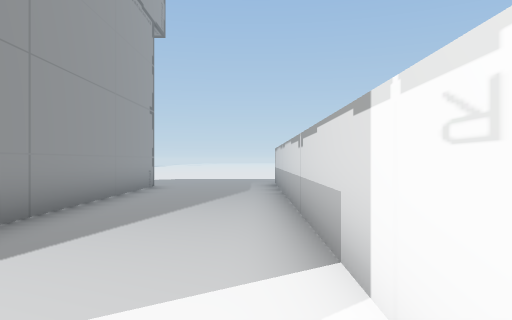
[1] (above)

20 first-person views from a walk through a 3-D level made in the Unity game engine. The camera is 1.5 m above the floor, looks level and sees 70° across. The floor is counted in squares, 2 m on a side. Each view is taken from the middle of a square. On the plan, view 1 faces up. The plan holds only what a view shows up to about 11 squares ahead; the rest is blank. The place goes on beyond the plan. The player character is not drawn.

[2]
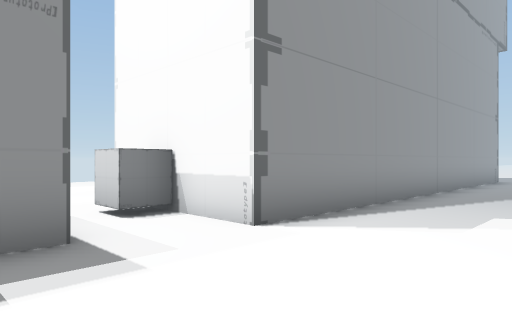

[3]
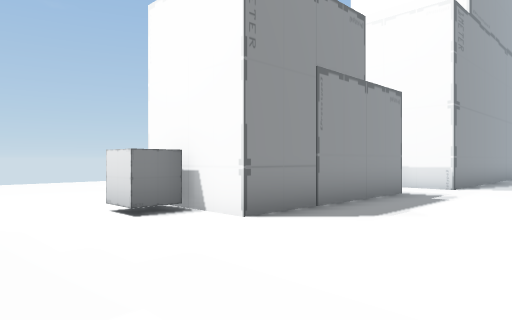

[4]
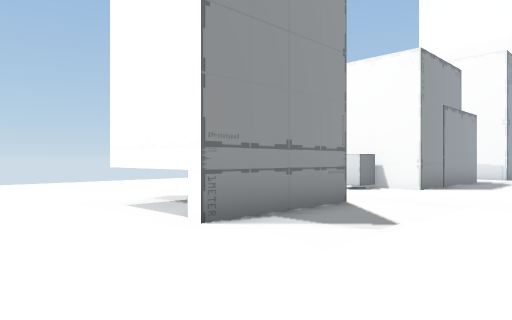

[5]
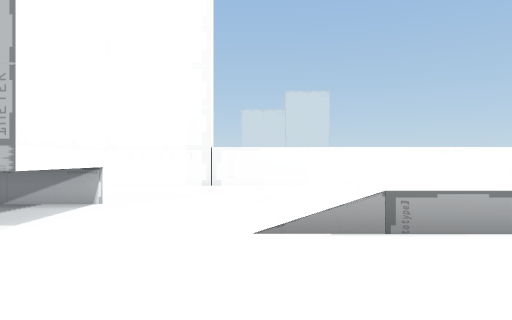

[6]
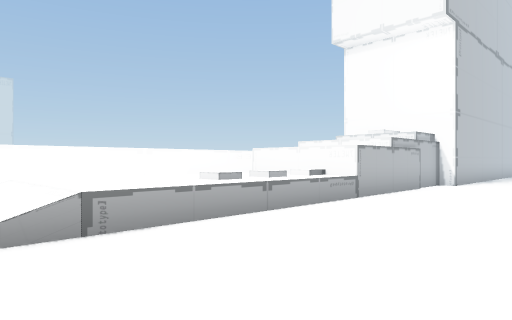

[7]
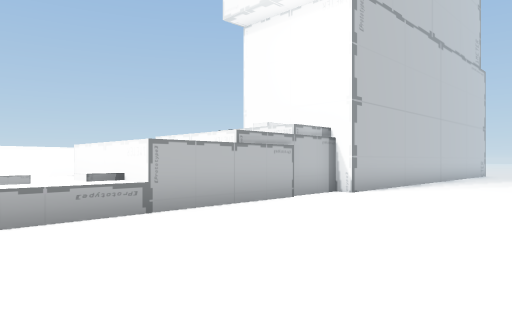

[8]
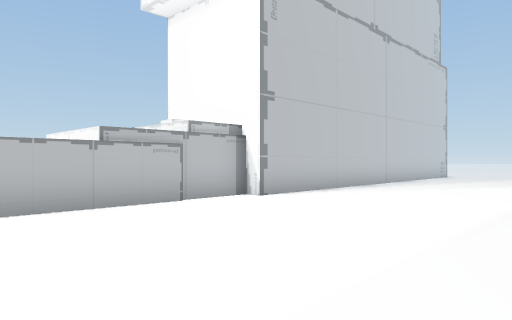

[9]
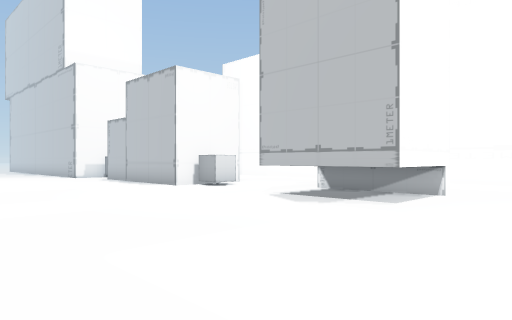

[10]
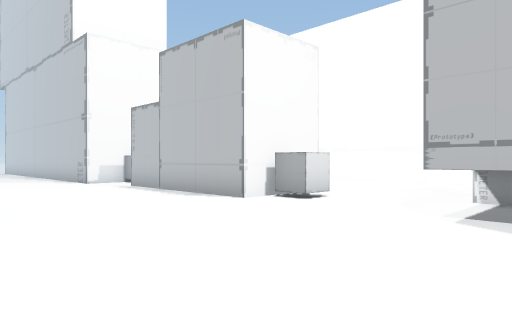

[11]
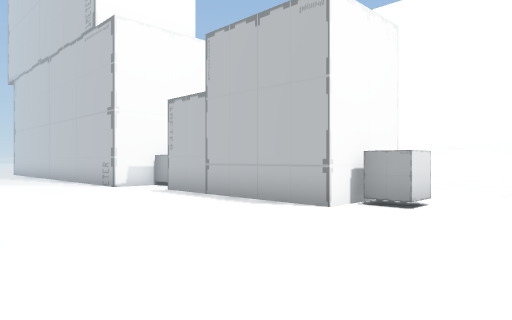

[12]
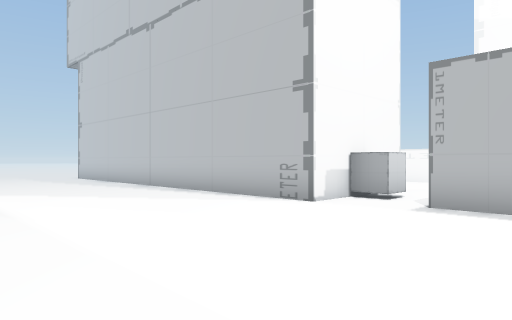

[13]
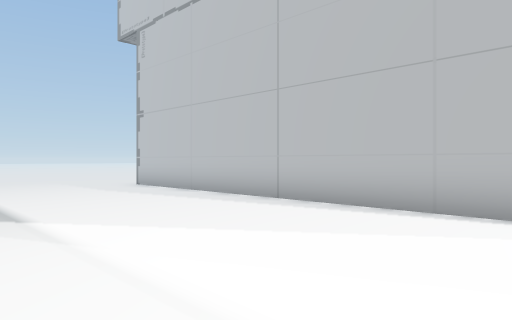

[14]
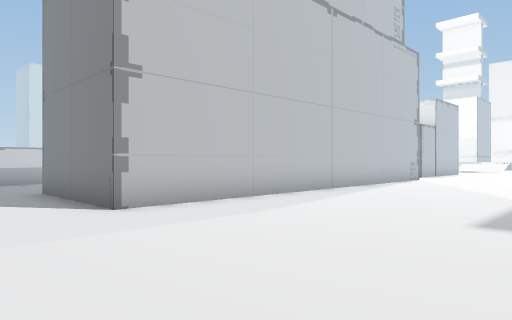

[15]
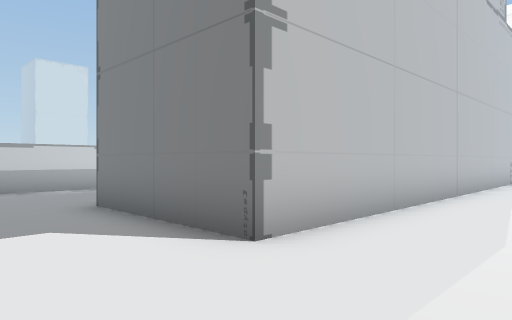

[16]
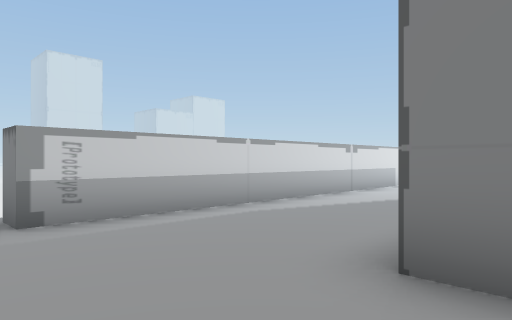

[17]
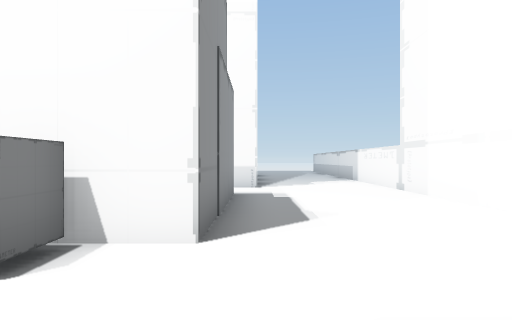

[18]
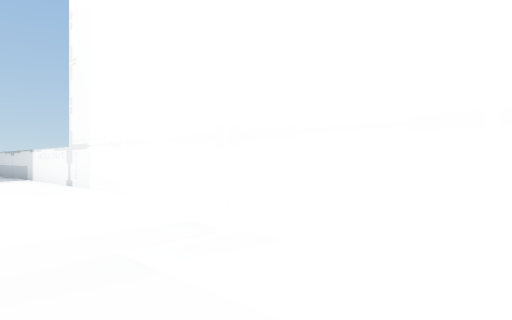

[19]
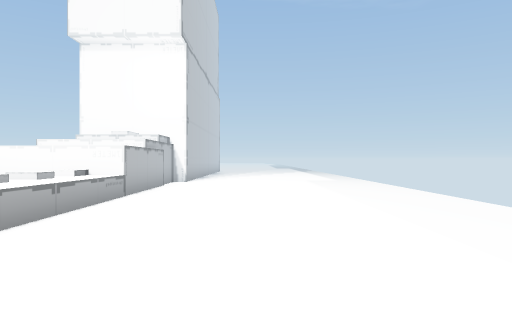

[20]
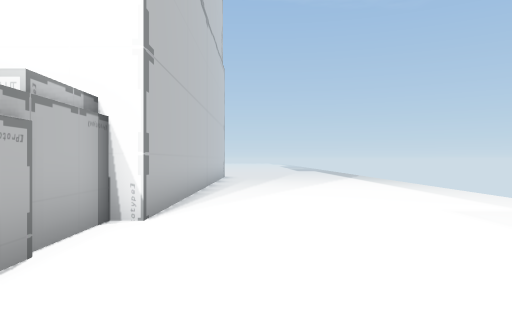

### Floor plan
Key: @ floor where view 1 was taken; # wall or solid block; . main floor; : floor 1 m higher than the main floor; / step, stairs or slope; = window, fence, low wall or low ledge; ^ raised ledge; T thing the floor can be seen under or through; O other object.
Columns run from 12 left of view 1 to 1 right of it. Each row starts with its distance up from view 1.
 13 . .. .. . ..
 12  ............#
 11 .............#
 10 ......####...#
  9  .....#  #...#
  8  .....#  #...#
  7  .....#  #...#
  6  .....#  #...#
  5  .....#  #...#
  4  .....#  #...#
  3 ......#  #...#
  2 ......#  #...#
  1  .....#  #...#
  0 ......#  #..@#
 -1  .....####...#
 -2 .......O.....#
 -3 ......###....#
 -4  .....###....#
 -5 . ....###....#
 -6   ....###....#
 -7 ......###....#
 -8 .......O.....#
 -9 .............#
-10  ............#
-11  .....T #....#
-12  .....T T....#
-13 ......T #....#
-14 ......TT#....#
-15 .............#
-16  ............#
-17 . ....///....#
-18  .....///. ..#
-19  .....:::.   #
-20 ......:::.   #
-21 ......:::.   #
-22 ......:::.   #
-23 ......:::.   #
-24 ......=^^    #
-25 ......#      #
-26 ......#
-27 ......#
-28  .....#
-29 ......#
-30 ......#
-31 ......#
-32 ......#

Positions as (right, up) in squares from view 1, and headings:
1: (0, 0), facing up
2: (0, -4), facing up-left
3: (0, -11), facing up-left
4: (0, -17), facing up-left
5: (-10, -17), facing right
6: (-10, -17), facing down-right
7: (-11, -21), facing down-right
8: (-12, -23), facing down-right
9: (-12, -17), facing up-right
10: (-11, -13), facing up-right
11: (-11, -11), facing up-right
12: (-12, -5), facing up-right
13: (-12, 0), facing up-right
14: (-12, 13), facing down-right
15: (-9, 13), facing down-right
16: (-4, 13), facing down-right
17: (-3, -11), facing up
18: (-3, -13), facing up-right
19: (-9, -16), facing down
20: (-8, -24), facing down
